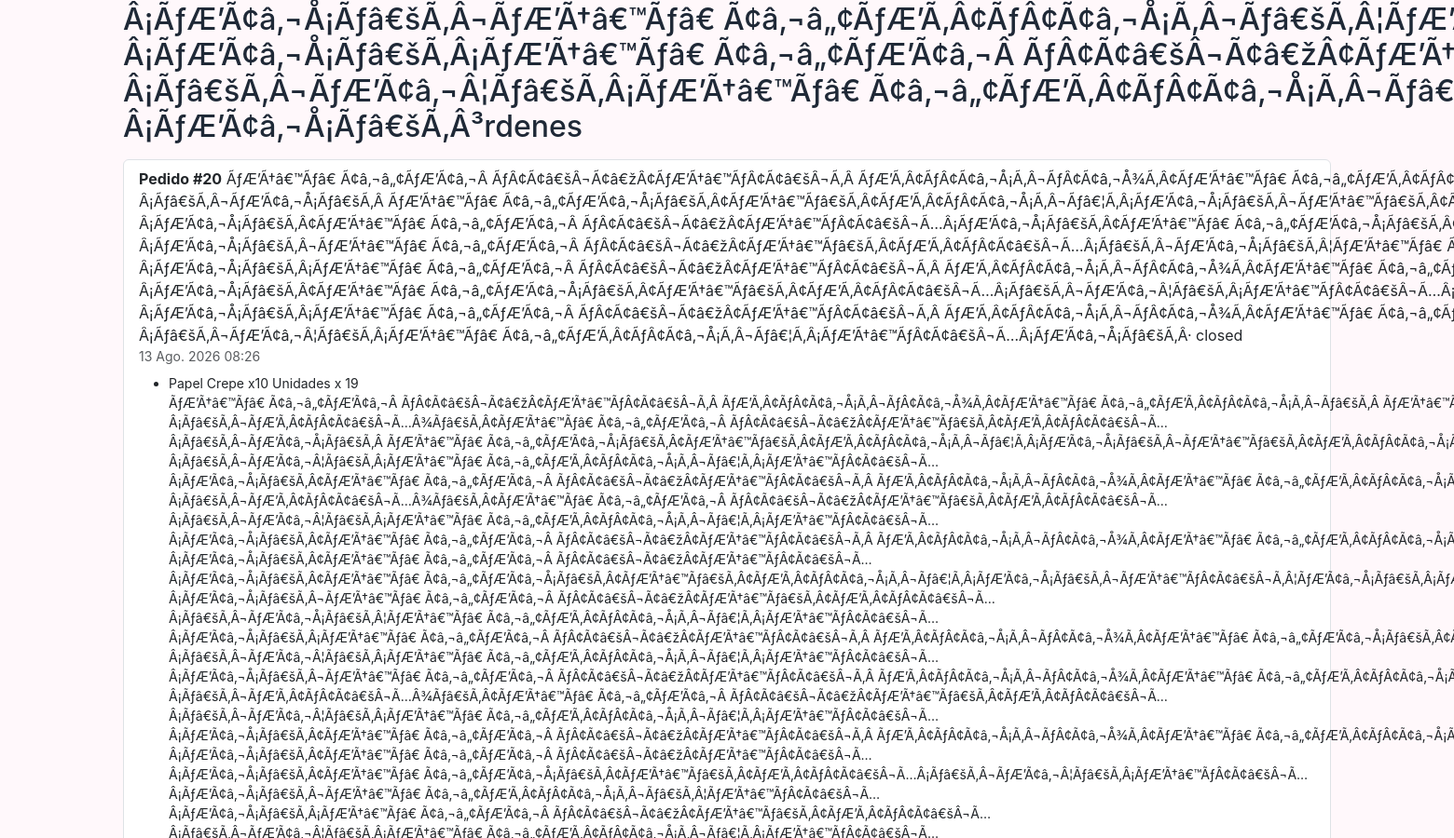
/mis-ordenes/ (signed in, middle part), run on an earlier commit of the app's database.
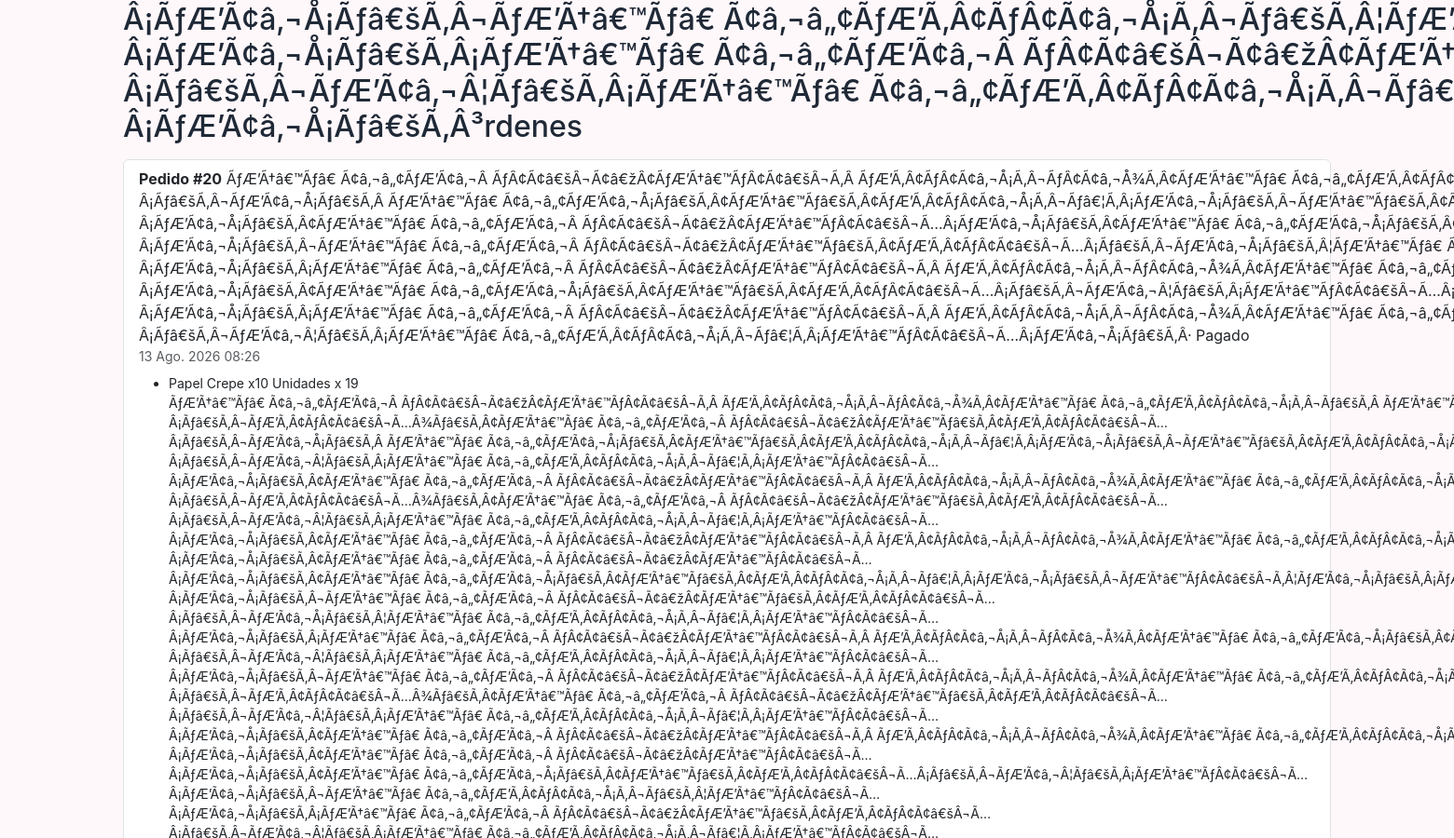
And on a later commit of the database.
### orders/models.py (models this page shows, shortened)
class Order(models.Model):
    STATUS_CHOICES = [
        ("created", "Creado"),
        ("approved", "Aprobado"),
        ("pending_payment", "Falta pago"),
        ("draft", "Borrador"),
        ("paid", "Pagado"),
        ("shipped", "Pendiente a entregar"),
        ("delivered", "Entregado"),
        ("cancelled", "Cancelado"),
    ]
    user = models.ForeignKey(settings.AUTH_USER_MODEL, on_delete=models.SET_NULL, null=True, blank=True, related_name="orders")
    nombre = models.CharField(max_length=120)
    email = models.EmailField()
    direccion = models.CharField(max_length=255)
    ciudad = models.CharField(max_length=120)
    estado = models.CharField(max_length=120, blank=True)
    cp = models.CharField(max_length=20, blank=True)
    telefono = models.CharField(max_length=50, blank=True)
    destinatario_documento = models.CharField(max_length=40, blank=True, default="")
    nota = models.TextField(blank=True)
    remitente_nombre = models.CharField(max_length=150, blank=True, default="")
    remitente_email = models.EmailField(blank=True, default="")
    remitente_telefono = models.CharField(max_length=50, blank=True, default="")
    remitente_documento = models.CharField(max_length=40, blank=True, default="")
    status = models.CharField(max_length=20, choices=STATUS_CHOICES, default="created")
    envio = models.DecimalField(max_digits=10, decimal_places=2, default=0)
    total = models.DecimalField(max_digits=10, decimal_places=2, default=0)
    creado_en = models.DateTimeField(default=timezone.now)
    class Meta:
        ordering = ["-creado_en"]
        verbose_name = "Pedido"
        verbose_name_plural = "Pedidos"

### orders/views.py (the view)
# urls.py: path("mis-ordenes/", MyOrdersView.as_view(), name="orders-mine"),
class MyOrdersView(LoginRequiredMixin, generic.ListView):
    model = Order
    template_name = "account/orders.html"
    context_object_name = "orders"
    paginate_by = 10
    def get_queryset(self):
        return Order.objects.filter(user=self.request.user).prefetch_related("items__product")

### orders/models.py (called while the page is built)
    @property
    def subtotal(self):
        if self.precio_unitario is None:
            return Decimal("0.00")
        return self.precio_unitario * (self.cantidad or 0)

### templates/account/orders.html (shortened to what the changed rows need)
{% extends "base.html" %}
{% block content %}
<h2 class="mb-3"></h2>
{% if orders %}
  <div class="list-group">
    {% for order in orders %}
      <div class="list-group-item">
        <div class="d-flex justify-content-between align-items-center">
          <div>
            <strong>Pedido #{{ order.id }}</strong> ÃƒÆ’Ã†â€™Ãƒâ€ Ã¢â‚¬â„¢ÃƒÆ’Ã¢â‚¬Â ÃƒÂ¢Ã¢â€šÂ¬Ã¢â€žÂ¢ÃƒÆ’Ã†â€™ÃƒÂ¢Ã¢â€šÂ¬Ã‚Â ÃƒÆ’Ã‚Â¢ÃƒÂ¢Ã¢â‚¬Å¡Ã‚Â¬ÃƒÂ¢Ã¢â‚¬Å¾Ã‚Â¢ÃƒÆ’Ã†â€™Ãƒâ€ Ã¢â‚¬â„¢ÃƒÆ’Ã‚Â¢ÃƒÂ¢Ã¢â‚¬Å¡Ã‚Â¬Ãƒâ€šÃ‚Â ÃƒÆ’Ã†â€™Ãƒâ€šÃ‚Â¢ÃƒÆ’Ã‚Â¢ÃƒÂ¢Ã¢â€šÂ¬Ã…Â¡Ãƒâ€šÃ‚Â¬ÃƒÆ’Ã‚Â¢ÃƒÂ¢Ã¢â€šÂ¬Ã…Â¾Ãƒâ€šÃ‚Â¢ÃƒÆ’Ã†â€™Ãƒâ€ Ã¢â‚¬â„¢ÃƒÆ’Ã¢â‚¬Â ÃƒÂ¢Ã¢â€šÂ¬Ã¢â€žÂ¢ÃƒÆ’Ã†â€™Ãƒâ€šÃ‚Â¢ÃƒÆ’Ã‚Â¢ÃƒÂ¢Ã¢â€šÂ¬Ã…Â¡Ãƒâ€šÃ‚Â¬ÃƒÆ’Ã¢â‚¬Å¡Ãƒâ€šÃ‚Â ÃƒÆ’Ã†â€™Ãƒâ€ Ã¢â‚¬â„¢ÃƒÆ’Ã¢â‚¬Å¡Ãƒâ€šÃ‚Â¢ÃƒÆ’Ã†â€™Ãƒâ€šÃ‚Â¢ÃƒÆ’Ã‚Â¢ÃƒÂ¢Ã¢â‚¬Å¡Ã‚Â¬Ãƒâ€¦Ã‚Â¡ÃƒÆ’Ã¢â‚¬Å¡Ãƒâ€šÃ‚Â¬ÃƒÆ’Ã†â€™Ãƒâ€šÃ‚Â¢ÃƒÆ’Ã‚Â¢ÃƒÂ¢Ã¢â‚¬Å¡Ã‚Â¬Ãƒâ€¦Ã‚Â¾ÃƒÆ’Ã¢â‚¬Å¡Ãƒâ€šÃ‚Â¢ÃƒÆ’Ã†â€™Ãƒâ€ Ã¢â‚¬â„¢ÃƒÆ’Ã¢â‚¬Â ÃƒÂ¢Ã¢â€šÂ¬Ã¢â€žÂ¢ÃƒÆ’Ã†â€™ÃƒÂ¢Ã¢â€šÂ¬Ã‚Â ÃƒÆ’Ã‚Â¢ÃƒÂ¢Ã¢â‚¬Å¡Ã‚Â¬ÃƒÂ¢Ã¢â‚¬Å¾Ã‚Â¢ÃƒÆ’Ã†â€™Ãƒâ€ Ã¢â‚¬â„¢ÃƒÆ’Ã‚Â¢ÃƒÂ¢Ã¢â‚¬Å¡Ã‚Â¬Ãƒâ€¦Ã‚Â¡ÃƒÆ’Ã†â€™ÃƒÂ¢Ã¢â€šÂ¬Ã…Â¡ÃƒÆ’Ã¢â‚¬Å¡Ãƒâ€šÃ‚Â¢ÃƒÆ’Ã†â€™Ãƒâ€ Ã¢â‚¬â„¢ÃƒÆ’Ã¢â‚¬Â ÃƒÂ¢Ã¢â€šÂ¬Ã¢â€žÂ¢ÃƒÆ’Ã†â€™ÃƒÂ¢Ã¢â€šÂ¬Ã…Â¡ÃƒÆ’Ã¢â‚¬Å¡Ãƒâ€šÃ‚Â¢ÃƒÆ’Ã†â€™Ãƒâ€ Ã¢â‚¬â„¢ÃƒÆ’Ã¢â‚¬Å¡Ãƒâ€šÃ‚Â¢ÃƒÆ’Ã†â€™Ãƒâ€šÃ‚Â¢ÃƒÆ’Ã‚Â¢ÃƒÂ¢Ã¢â‚¬Å¡Ã‚Â¬Ãƒâ€¦Ã‚Â¡ÃƒÆ’Ã¢â‚¬Å¡Ãƒâ€šÃ‚Â¬ÃƒÆ’Ã†â€™ÃƒÂ¢Ã¢â€šÂ¬Ã‚Â¦ÃƒÆ’Ã¢â‚¬Å¡Ãƒâ€šÃ‚Â¡ÃƒÆ’Ã†â€™Ãƒâ€ Ã¢â‚¬â„¢ÃƒÆ’Ã‚Â¢ÃƒÂ¢Ã¢â‚¬Å¡Ã‚Â¬Ãƒâ€¦Ã‚Â¡ÃƒÆ’Ã†â€™ÃƒÂ¢Ã¢â€šÂ¬Ã…Â¡ÃƒÆ’Ã¢â‚¬Å¡Ãƒâ€šÃ‚Â¬ÃƒÆ’Ã†â€™Ãƒâ€ Ã¢â‚¬â„¢ÃƒÆ’Ã¢â‚¬Â ÃƒÂ¢Ã¢â€šÂ¬Ã¢â€žÂ¢ÃƒÆ’Ã†â€™Ãƒâ€šÃ‚Â¢ÃƒÆ’Ã‚Â¢ÃƒÂ¢Ã¢â€šÂ¬Ã…Â¡Ãƒâ€šÃ‚Â¬ÃƒÆ’Ã¢â‚¬Å¡Ãƒâ€šÃ‚Â¦ÃƒÆ’Ã†â€™Ãƒâ€ Ã¢â‚¬â„¢ÃƒÆ’Ã‚Â¢ÃƒÂ¢Ã¢â‚¬Å¡Ã‚Â¬Ãƒâ€¦Ã‚Â¡ÃƒÆ’Ã†â€™ÃƒÂ¢Ã¢â€šÂ¬Ã…Â¡ÃƒÆ’Ã¢â‚¬Å¡Ãƒâ€šÃ‚Â¡ÃƒÆ’Ã†â€™Ãƒâ€ Ã¢â‚¬â„¢ÃƒÆ’Ã¢â‚¬Â ÃƒÂ¢Ã¢â€šÂ¬Ã¢â€žÂ¢ÃƒÆ’Ã†â€™ÃƒÂ¢Ã¢â€šÂ¬Ã‚Â ÃƒÆ’Ã‚Â¢ÃƒÂ¢Ã¢â‚¬Å¡Ã‚Â¬ÃƒÂ¢Ã¢â‚¬Å¾Ã‚Â¢ÃƒÆ’Ã†â€™Ãƒâ€ Ã¢â‚¬â„¢ÃƒÆ’Ã‚Â¢ÃƒÂ¢Ã¢â‚¬Å¡Ã‚Â¬Ãƒâ€šÃ‚Â ÃƒÆ’Ã†â€™Ãƒâ€šÃ‚Â¢ÃƒÆ’Ã‚Â¢ÃƒÂ¢Ã¢â€šÂ¬Ã…Â¡Ãƒâ€šÃ‚Â¬ÃƒÆ’Ã‚Â¢ÃƒÂ¢Ã¢â€šÂ¬Ã…Â¾Ãƒâ€šÃ‚Â¢ÃƒÆ’Ã†â€™Ãƒâ€ Ã¢â‚¬â„¢ÃƒÆ’Ã¢â‚¬Â ÃƒÂ¢Ã¢â€šÂ¬Ã¢â€žÂ¢ÃƒÆ’Ã†â€™ÃƒÂ¢Ã¢â€šÂ¬Ã…Â¡ÃƒÆ’Ã¢â‚¬Å¡Ãƒâ€šÃ‚Â¢ÃƒÆ’Ã†â€™Ãƒâ€ Ã¢â‚¬â„¢ÃƒÆ’Ã¢â‚¬Å¡Ãƒâ€šÃ‚Â¢ÃƒÆ’Ã†â€™Ãƒâ€šÃ‚Â¢ÃƒÆ’Ã‚Â¢ÃƒÂ¢Ã¢â€šÂ¬Ã…Â¡Ãƒâ€šÃ‚Â¬ÃƒÆ’Ã¢â‚¬Â¦Ãƒâ€šÃ‚Â¡ÃƒÆ’Ã†â€™ÃƒÂ¢Ã¢â€šÂ¬Ã…Â¡ÃƒÆ’Ã¢â‚¬Å¡Ãƒâ€šÃ‚Â¬ÃƒÆ’Ã†â€™Ãƒâ€ Ã¢â‚¬â„¢ÃƒÆ’Ã‚Â¢ÃƒÂ¢Ã¢â‚¬Å¡Ã‚Â¬Ãƒâ€šÃ‚Â¦ÃƒÆ’Ã†â€™ÃƒÂ¢Ã¢â€šÂ¬Ã…Â¡ÃƒÆ’Ã¢â‚¬Å¡Ãƒâ€šÃ‚Â¡ÃƒÆ’Ã†â€™Ãƒâ€ Ã¢â‚¬â„¢ÃƒÆ’Ã¢â‚¬Â ÃƒÂ¢Ã¢â€šÂ¬Ã¢â€žÂ¢ÃƒÆ’Ã†â€™ÃƒÂ¢Ã¢â€šÂ¬Ã‚Â ÃƒÆ’Ã‚Â¢ÃƒÂ¢Ã¢â‚¬Å¡Ã‚Â¬ÃƒÂ¢Ã¢â‚¬Å¾Ã‚Â¢ÃƒÆ’Ã†â€™Ãƒâ€ Ã¢â‚¬â„¢ÃƒÆ’Ã¢â‚¬Å¡Ãƒâ€šÃ‚Â¢ÃƒÆ’Ã†â€™Ãƒâ€šÃ‚Â¢ÃƒÆ’Ã‚Â¢ÃƒÂ¢Ã¢â‚¬Å¡Ã‚Â¬Ãƒâ€¦Ã‚Â¡ÃƒÆ’Ã¢â‚¬Å¡Ãƒâ€šÃ‚Â¬ÃƒÆ’Ã†â€™ÃƒÂ¢Ã¢â€šÂ¬Ã‚Â¦ÃƒÆ’Ã¢â‚¬Å¡Ãƒâ€šÃ‚Â¡ÃƒÆ’Ã†â€™Ãƒâ€ Ã¢â‚¬â„¢ÃƒÆ’Ã¢â‚¬Â ÃƒÂ¢Ã¢â€šÂ¬Ã¢â€žÂ¢ÃƒÆ’Ã†â€™Ãƒâ€šÃ‚Â¢ÃƒÆ’Ã‚Â¢ÃƒÂ¢Ã¢â€šÂ¬Ã…Â¡Ãƒâ€šÃ‚Â¬ÃƒÆ’Ã¢â‚¬Â¦Ãƒâ€šÃ‚Â¡ÃƒÆ’Ã†â€™Ãƒâ€ Ã¢â‚¬â„¢ÃƒÆ’Ã‚Â¢ÃƒÂ¢Ã¢â‚¬Å¡Ã‚Â¬Ãƒâ€¦Ã‚Â¡ÃƒÆ’Ã†â€™ÃƒÂ¢Ã¢â€šÂ¬Ã…Â¡ÃƒÆ’Ã¢â‚¬Å¡Ãƒâ€šÃ‚Â· {{ order.get_status_display }}
            <div class="text-muted small">{{ order.creado_en }}</div>
          </div>
        </div>
        <ul class="mt-2 small mb-0">
          {% for item in order.items.all %}
            <li>{{ item.product.nombre }} x {{ item.cantidad }} ÃƒÆ’Ã†â€™Ãƒâ€ Ã¢â‚¬â„¢ÃƒÆ’Ã¢â‚¬Â ÃƒÂ¢Ã¢â€šÂ¬Ã¢â€žÂ¢ÃƒÆ’Ã†â€™ÃƒÂ¢Ã¢â€šÂ¬Ã‚Â ÃƒÆ’Ã‚Â¢ÃƒÂ¢Ã¢â‚¬Å¡Ã‚Â¬ÃƒÂ¢Ã¢â‚¬Å¾Ã‚Â¢ÃƒÆ’Ã†â€™Ãƒâ€ Ã¢â‚¬â„¢ÃƒÆ’Ã‚Â¢ÃƒÂ¢Ã¢â‚¬Å¡Ã‚Â¬Ãƒâ€šÃ‚Â ÃƒÆ’Ã†â€™Ãƒâ€šÃ‚Â¢ÃƒÆ’Ã‚Â¢ÃƒÂ¢Ã¢â€šÂ¬Ã…Â¡Ãƒâ€šÃ‚Â¬ÃƒÆ’Ã‚Â¢ÃƒÂ¢Ã¢â€šÂ¬Ã…Â¾Ãƒâ€šÃ‚Â¢ÃƒÆ’Ã†â€™Ãƒâ€ Ã¢â‚¬â„¢ÃƒÆ’Ã¢â‚¬Â ÃƒÂ¢Ã¢â€šÂ¬Ã¢â€žÂ¢ÃƒÆ’Ã†â€™Ãƒâ€šÃ‚Â¢ÃƒÆ’Ã‚Â¢ÃƒÂ¢Ã¢â€šÂ¬Ã…Â¡Ãƒâ€šÃ‚Â¬ÃƒÆ’Ã¢â‚¬Å¡Ãƒâ€šÃ‚Â ÃƒÆ’Ã†â€™Ãƒâ€ Ã¢â‚¬â„¢ÃƒÆ’Ã¢â‚¬Å¡Ãƒâ€šÃ‚Â¢ÃƒÆ’Ã†â€™Ãƒâ€šÃ‚Â¢ÃƒÆ’Ã‚Â¢ÃƒÂ¢Ã¢â‚¬Å¡Ã‚Â¬Ãƒâ€¦Ã‚Â¡ÃƒÆ’Ã¢â‚¬Å¡Ãƒâ€šÃ‚Â¬ÃƒÆ’Ã†â€™Ãƒâ€šÃ‚Â¢ÃƒÆ’Ã‚Â¢ÃƒÂ¢Ã¢â‚¬Å¡Ã‚Â¬Ãƒâ€¦Ã‚Â¾ÃƒÆ’Ã¢â‚¬Å¡Ãƒâ€šÃ‚Â¢ÃƒÆ’Ã†â€™Ãƒâ€ Ã¢â‚¬â„¢ÃƒÆ’Ã¢â‚¬Â ÃƒÂ¢Ã¢â€šÂ¬Ã¢â€žÂ¢ÃƒÆ’Ã†â€™ÃƒÂ¢Ã¢â€šÂ¬Ã‚Â ÃƒÆ’Ã‚Â¢ÃƒÂ¢Ã¢â‚¬Å¡Ã‚Â¬ÃƒÂ¢Ã¢â‚¬Å¾Ã‚Â¢ÃƒÆ’Ã†â€™Ãƒâ€ Ã¢â‚¬â„¢ÃƒÆ’Ã¢â‚¬Å¡Ãƒâ€šÃ‚Â¢ÃƒÆ’Ã†â€™Ãƒâ€šÃ‚Â¢ÃƒÆ’Ã‚Â¢ÃƒÂ¢Ã¢â‚¬Å¡Ã‚Â¬Ãƒâ€¦Ã‚Â¡ÃƒÆ’Ã¢â‚¬Å¡Ãƒâ€šÃ‚Â¬ÃƒÆ’Ã†â€™ÃƒÂ¢Ã¢â€šÂ¬Ã‚Â¦ÃƒÆ’Ã¢â‚¬Å¡Ãƒâ€šÃ‚Â¡ÃƒÆ’Ã†â€™Ãƒâ€ Ã¢â‚¬â„¢ÃƒÆ’Ã¢â‚¬Â ÃƒÂ¢Ã¢â€šÂ¬Ã¢â€žÂ¢ÃƒÆ’Ã†â€™Ãƒâ€šÃ‚Â¢ÃƒÆ’Ã‚Â¢ÃƒÂ¢Ã¢â€šÂ¬Ã…Â¡Ãƒâ€šÃ‚Â¬ÃƒÆ’Ã¢â‚¬Â¦Ãƒâ€šÃ‚Â¡ÃƒÆ’Ã†â€™Ãƒâ€ Ã¢â‚¬â„¢ÃƒÆ’Ã‚Â¢ÃƒÂ¢Ã¢â‚¬Å¡Ã‚Â¬Ãƒâ€¦Ã‚Â¡ÃƒÆ’Ã†â€™ÃƒÂ¢Ã¢â€šÂ¬Ã…Â¡ÃƒÆ’Ã¢â‚¬Å¡Ãƒâ€šÃ‚Â¢ÃƒÆ’Ã†â€™Ãƒâ€ Ã¢â‚¬â„¢ÃƒÆ’Ã¢â‚¬Â ÃƒÂ¢Ã¢â€šÂ¬Ã¢â€žÂ¢ÃƒÆ’Ã†â€™ÃƒÂ¢Ã¢â€šÂ¬Ã‚Â ÃƒÆ’Ã‚Â¢ÃƒÂ¢Ã¢â‚¬Å¡Ã‚Â¬ÃƒÂ¢Ã¢â‚¬Å¾Ã‚Â¢ÃƒÆ’Ã†â€™Ãƒâ€ Ã¢â‚¬â„¢ÃƒÆ’Ã‚Â¢ÃƒÂ¢Ã¢â‚¬Å¡Ã‚Â¬Ãƒâ€šÃ‚Â ÃƒÆ’Ã†â€™Ãƒâ€šÃ‚Â¢ÃƒÆ’Ã‚Â¢ÃƒÂ¢Ã¢â€šÂ¬Ã…Â¡Ãƒâ€šÃ‚Â¬ÃƒÆ’Ã‚Â¢ÃƒÂ¢Ã¢â€šÂ¬Ã…Â¾Ãƒâ€šÃ‚Â¢ÃƒÆ’Ã†â€™Ãƒâ€ Ã¢â‚¬â„¢ÃƒÆ’Ã¢â‚¬Â ÃƒÂ¢Ã¢â€šÂ¬Ã¢â€žÂ¢ÃƒÆ’Ã†â€™Ãƒâ€šÃ‚Â¢ÃƒÆ’Ã‚Â¢ÃƒÂ¢Ã¢â€šÂ¬Ã…Â¡Ãƒâ€šÃ‚Â¬ÃƒÆ’Ã¢â‚¬Â¦Ãƒâ€šÃ‚Â¡ÃƒÆ’Ã†â€™Ãƒâ€ Ã¢â‚¬â„¢ÃƒÆ’Ã‚Â¢ÃƒÂ¢Ã¢â‚¬Å¡Ã‚Â¬Ãƒâ€¦Ã‚Â¡ÃƒÆ’Ã†â€™ÃƒÂ¢Ã¢â€šÂ¬Ã…Â¡ÃƒÆ’Ã¢â‚¬Å¡Ãƒâ€šÃ‚Â¢ÃƒÆ’Ã†â€™Ãƒâ€ Ã¢â‚¬â„¢ÃƒÆ’Ã¢â‚¬Â ÃƒÂ¢Ã¢â€šÂ¬Ã¢â€žÂ¢ÃƒÆ’Ã†â€™ÃƒÂ¢Ã¢â€šÂ¬Ã‚Â ÃƒÆ’Ã‚Â¢ÃƒÂ¢Ã¢â‚¬Å¡Ã‚Â¬ÃƒÂ¢Ã¢â‚¬Å¾Ã‚Â¢ÃƒÆ’Ã†â€™Ãƒâ€ Ã¢â‚¬â„¢ÃƒÆ’Ã‚Â¢ÃƒÂ¢Ã¢â‚¬Å¡Ã‚Â¬Ãƒâ€¦Ã‚Â¡ÃƒÆ’Ã†â€™ÃƒÂ¢Ã¢â€šÂ¬Ã…Â¡ÃƒÆ’Ã¢â‚¬Å¡Ãƒâ€šÃ‚Â¢ÃƒÆ’Ã†â€™Ãƒâ€ Ã¢â‚¬â„¢ÃƒÆ’Ã¢â‚¬Â ÃƒÂ¢Ã¢â€šÂ¬Ã¢â€žÂ¢ÃƒÆ’Ã†â€™ÃƒÂ¢Ã¢â€šÂ¬Ã…Â¡ÃƒÆ’Ã¢â‚¬Å¡Ãƒâ€šÃ‚Â¢ÃƒÆ’Ã†â€™Ãƒâ€ Ã¢â‚¬â„¢ÃƒÆ’Ã¢â‚¬Å¡Ãƒâ€šÃ‚Â¢ÃƒÆ’Ã†â€™Ãƒâ€šÃ‚Â¢ÃƒÆ’Ã‚Â¢ÃƒÂ¢Ã¢â‚¬Å¡Ã‚Â¬Ãƒâ€¦Ã‚Â¡ÃƒÆ’Ã¢â‚¬Å¡Ãƒâ€šÃ‚Â¬ÃƒÆ’Ã†â€™ÃƒÂ¢Ã¢â€šÂ¬Ã‚Â¦ÃƒÆ’Ã¢â‚¬Å¡Ãƒâ€šÃ‚Â¡ÃƒÆ’Ã†â€™Ãƒâ€ Ã¢â‚¬â„¢ÃƒÆ’Ã‚Â¢ÃƒÂ¢Ã¢â‚¬Å¡Ã‚Â¬Ãƒâ€¦Ã‚Â¡ÃƒÆ’Ã†â€™ÃƒÂ¢Ã¢â€šÂ¬Ã…Â¡ÃƒÆ’Ã¢â‚¬Å¡Ãƒâ€šÃ‚Â¬ÃƒÆ’Ã†â€™Ãƒâ€ Ã¢â‚¬â„¢ÃƒÆ’Ã¢â‚¬Â ÃƒÂ¢Ã¢â€šÂ¬Ã¢â€žÂ¢ÃƒÆ’Ã†â€™Ãƒâ€šÃ‚Â¢ÃƒÆ’Ã‚Â¢ÃƒÂ¢Ã¢â€šÂ¬Ã…Â¡Ãƒâ€šÃ‚Â¬ÃƒÆ’Ã¢â‚¬Å¡Ãƒâ€šÃ‚Â¦ÃƒÆ’Ã†â€™Ãƒâ€ Ã¢â‚¬â„¢ÃƒÆ’Ã‚Â¢ÃƒÂ¢Ã¢â‚¬Å¡Ã‚Â¬Ãƒâ€¦Ã‚Â¡ÃƒÆ’Ã†â€™ÃƒÂ¢Ã¢â€šÂ¬Ã…Â¡ÃƒÆ’Ã¢â‚¬Å¡Ãƒâ€šÃ‚Â¡ÃƒÆ’Ã†â€™Ãƒâ€ Ã¢â‚¬â„¢ÃƒÆ’Ã¢â‚¬Â ÃƒÂ¢Ã¢â€šÂ¬Ã¢â€žÂ¢ÃƒÆ’Ã†â€™ÃƒÂ¢Ã¢â€šÂ¬Ã‚Â ÃƒÆ’Ã‚Â¢ÃƒÂ¢Ã¢â‚¬Å¡Ã‚Â¬ÃƒÂ¢Ã¢â‚¬Å¾Ã‚Â¢ÃƒÆ’Ã†â€™Ãƒâ€ Ã¢â‚¬â„¢ÃƒÆ’Ã¢â‚¬Å¡Ãƒâ€šÃ‚Â¢ÃƒÆ’Ã†â€™Ãƒâ€šÃ‚Â¢ÃƒÆ’Ã‚Â¢ÃƒÂ¢Ã¢â‚¬Å¡Ã‚Â¬Ãƒâ€¦Ã‚Â¡ÃƒÆ’Ã¢â‚¬Å¡Ãƒâ€šÃ‚Â¬ÃƒÆ’Ã†â€™ÃƒÂ¢Ã¢â€šÂ¬Ã‚Â¦ÃƒÆ’Ã¢â‚¬Å¡Ãƒâ€šÃ‚Â¡ÃƒÆ’Ã†â€™Ãƒâ€ Ã¢â‚¬â„¢ÃƒÆ’Ã¢â‚¬Â ÃƒÂ¢Ã¢â€šÂ¬Ã¢â€žÂ¢ÃƒÆ’Ã†â€™Ãƒâ€šÃ‚Â¢ÃƒÆ’Ã‚Â¢ÃƒÂ¢Ã¢â€šÂ¬Ã…Â¡Ãƒâ€šÃ‚Â¬ÃƒÆ’Ã¢â‚¬Â¦Ãƒâ€šÃ‚Â¡ÃƒÆ’Ã†â€™Ãƒâ€ Ã¢â‚¬â„¢ÃƒÆ’Ã‚Â¢ÃƒÂ¢Ã¢â‚¬Å¡Ã‚Â¬Ãƒâ€¦Ã‚Â¡ÃƒÆ’Ã†â€™ÃƒÂ¢Ã¢â€šÂ¬Ã…Â¡ÃƒÆ’Ã¢â‚¬Å¡Ãƒâ€šÃ‚Â¬ÃƒÆ’Ã†â€™Ãƒâ€ Ã¢â‚¬â„¢ÃƒÆ’Ã¢â‚¬Â ÃƒÂ¢Ã¢â€šÂ¬Ã¢â€žÂ¢ÃƒÆ’Ã†â€™ÃƒÂ¢Ã¢â€šÂ¬Ã‚Â ÃƒÆ’Ã‚Â¢ÃƒÂ¢Ã¢â‚¬Å¡Ã‚Â¬ÃƒÂ¢Ã¢â‚¬Å¾Ã‚Â¢ÃƒÆ’Ã†â€™Ãƒâ€ Ã¢â‚¬â„¢ÃƒÆ’Ã‚Â¢ÃƒÂ¢Ã¢â‚¬Å¡Ã‚Â¬Ãƒâ€šÃ‚Â ÃƒÆ’Ã†â€™Ãƒâ€šÃ‚Â¢ÃƒÆ’Ã‚Â¢ÃƒÂ¢Ã¢â€šÂ¬Ã…Â¡Ãƒâ€šÃ‚Â¬ÃƒÆ’Ã‚Â¢ÃƒÂ¢Ã¢â€šÂ¬Ã…Â¾Ãƒâ€šÃ‚Â¢ÃƒÆ’Ã†â€™Ãƒâ€ Ã¢â‚¬â„¢ÃƒÆ’Ã¢â‚¬Â ÃƒÂ¢Ã¢â€šÂ¬Ã¢â€žÂ¢ÃƒÆ’Ã†â€™Ãƒâ€šÃ‚Â¢ÃƒÆ’Ã‚Â¢ÃƒÂ¢Ã¢â€šÂ¬Ã…Â¡Ãƒâ€šÃ‚Â¬ÃƒÆ’Ã¢â‚¬Â¦Ãƒâ€šÃ‚Â¡ÃƒÆ’Ã†â€™Ãƒâ€ Ã¢â‚¬â„¢ÃƒÆ’Ã‚Â¢ÃƒÂ¢Ã¢â‚¬Å¡Ã‚Â¬Ãƒâ€¦Ã‚Â¡ÃƒÆ’Ã†â€™ÃƒÂ¢Ã¢â€šÂ¬Ã…Â¡ÃƒÆ’Ã¢â‚¬Å¡Ãƒâ€šÃ‚Â¢ÃƒÆ’Ã†â€™Ãƒâ€ Ã¢â‚¬â„¢ÃƒÆ’Ã¢â‚¬Â ÃƒÂ¢Ã¢â€šÂ¬Ã¢â€žÂ¢ÃƒÆ’Ã†â€™ÃƒÂ¢Ã¢â€šÂ¬Ã‚Â ÃƒÆ’Ã‚Â¢ÃƒÂ¢Ã¢â‚¬Å¡Ã‚Â¬ÃƒÂ¢Ã¢â‚¬Å¾Ã‚Â¢ÃƒÆ’Ã†â€™Ãƒâ€ Ã¢â‚¬â„¢ÃƒÆ’Ã‚Â¢ÃƒÂ¢Ã¢â‚¬Å¡Ã‚Â¬Ãƒâ€¦Ã‚Â¡ÃƒÆ’Ã†â€™ÃƒÂ¢Ã¢â€šÂ¬Ã…Â¡ÃƒÆ’Ã¢â‚¬Å¡Ãƒâ€šÃ‚Â¢ÃƒÆ’Ã†â€™Ãƒâ€ Ã¢â‚¬â„¢ÃƒÆ’Ã¢â‚¬Â ÃƒÂ¢Ã¢â€šÂ¬Ã¢â€žÂ¢ÃƒÆ’Ã†â€™ÃƒÂ¢Ã¢â€šÂ¬Ã…Â¡ÃƒÆ’Ã¢â‚¬Å¡Ãƒâ€šÃ‚Â¢ÃƒÆ’Ã†â€™Ãƒâ€ Ã¢â‚¬â„¢ÃƒÆ’Ã¢â‚¬Å¡Ãƒâ€šÃ‚Â¢ÃƒÆ’Ã†â€™Ãƒâ€šÃ‚Â¢ÃƒÆ’Ã‚Â¢ÃƒÂ¢Ã¢â€šÂ¬Ã…Â¡Ãƒâ€šÃ‚Â¬ÃƒÆ’Ã¢â‚¬Â¦Ãƒâ€šÃ‚Â¡ÃƒÆ’Ã†â€™ÃƒÂ¢Ã¢â€šÂ¬Ã…Â¡ÃƒÆ’Ã¢â‚¬Å¡Ãƒâ€šÃ‚Â¬ÃƒÆ’Ã†â€™Ãƒâ€ Ã¢â‚¬â„¢ÃƒÆ’Ã‚Â¢ÃƒÂ¢Ã¢â‚¬Å¡Ã‚Â¬Ãƒâ€šÃ‚Â¦ÃƒÆ’Ã†â€™ÃƒÂ¢Ã¢â€šÂ¬Ã…Â¡ÃƒÆ’Ã¢â‚¬Å¡Ãƒâ€šÃ‚Â¡ÃƒÆ’Ã†â€™Ãƒâ€ Ã¢â‚¬â„¢ÃƒÆ’Ã¢â‚¬Â ÃƒÂ¢Ã¢â€šÂ¬Ã¢â€žÂ¢ÃƒÆ’Ã†â€™Ãƒâ€šÃ‚Â¢ÃƒÆ’Ã‚Â¢ÃƒÂ¢Ã¢â€šÂ¬Ã…Â¡Ãƒâ€šÃ‚Â¬ÃƒÆ’Ã¢â‚¬Â¦Ãƒâ€šÃ‚Â¡ÃƒÆ’Ã†â€™Ãƒâ€ Ã¢â‚¬â„¢ÃƒÆ’Ã‚Â¢ÃƒÂ¢Ã¢â‚¬Å¡Ã‚Â¬Ãƒâ€¦Ã‚Â¡ÃƒÆ’Ã†â€™ÃƒÂ¢Ã¢â€šÂ¬Ã…Â¡ÃƒÆ’Ã¢â‚¬Å¡Ãƒâ€šÃ‚Â¬ÃƒÆ’Ã†â€™Ãƒâ€ Ã¢â‚¬â„¢ÃƒÆ’Ã¢â‚¬Â ÃƒÂ¢Ã¢â€šÂ¬Ã¢â€žÂ¢ÃƒÆ’Ã†â€™ÃƒÂ¢Ã¢â€šÂ¬Ã‚Â ÃƒÆ’Ã‚Â¢ÃƒÂ¢Ã¢â‚¬Å¡Ã‚Â¬ÃƒÂ¢Ã¢â‚¬Å¾Ã‚Â¢ÃƒÆ’Ã†â€™Ãƒâ€ Ã¢â‚¬â„¢ÃƒÆ’Ã¢â‚¬Å¡Ãƒâ€šÃ‚Â¢ÃƒÆ’Ã†â€™Ãƒâ€šÃ‚Â¢ÃƒÆ’Ã‚Â¢ÃƒÂ¢Ã¢â‚¬Å¡Ã‚Â¬Ãƒâ€¦Ã‚Â¡ÃƒÆ’Ã¢â‚¬Å¡Ãƒâ€šÃ‚Â¬ÃƒÆ’Ã†â€™ÃƒÂ¢Ã¢â€šÂ¬Ã‚Â¦ÃƒÆ’Ã¢â‚¬Å¡Ãƒâ€šÃ‚Â¡ÃƒÆ’Ã†â€™Ãƒâ€ Ã¢â‚¬â„¢ÃƒÆ’Ã¢â‚¬Â ÃƒÂ¢Ã¢â€šÂ¬Ã¢â€žÂ¢ÃƒÆ’Ã†â€™Ãƒâ€šÃ‚Â¢ÃƒÆ’Ã‚Â¢ÃƒÂ¢Ã¢â€šÂ¬Ã…Â¡Ãƒâ€šÃ‚Â¬ÃƒÆ’Ã¢â‚¬Â¦Ãƒâ€šÃ‚Â¡ÃƒÆ’Ã†â€™Ãƒâ€ Ã¢â‚¬â„¢ÃƒÆ’Ã‚Â¢ÃƒÂ¢Ã¢â‚¬Å¡Ã‚Â¬Ãƒâ€¦Ã‚Â¡ÃƒÆ’Ã†â€™ÃƒÂ¢Ã¢â€šÂ¬Ã…Â¡ÃƒÆ’Ã¢â‚¬Å¡Ãƒâ€šÃ‚Â ${{ item.subtotal }}</li>
          {% endfor %}
        </ul>
      </div>
    {% endfor %}
  </div>
{% endif %}
{% endblock %}

What changed in the data, as far as the page shows it:
changed Order id 20: status "closed" → "Pagado"
